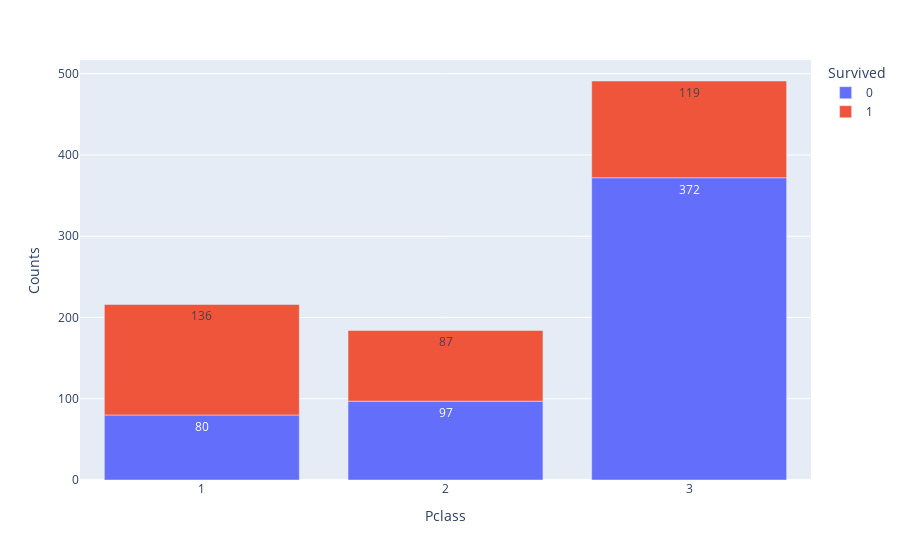

Here is the notebook cell this chart was saved with:
### Code cell
px.bar(df_pcl_surv, x='Pclass', y='Counts', color='Survived',text_auto=True)

### Figure 1 — Plotly figure (JSON) as saved in the notebook; plotly's stock layout.template omitted (floating-point values rounded to 4 significant figures)
{"data": [{"alignmentgroup": "True", "hovertemplate": "Survived=0<br>Pclass=%{x}<br>Counts=%{y}<extra></extra>", "legendgroup": "0", "marker": {"color": "#636efa", "pattern": {"shape": ""}}, "name": "0", "offsetgroup": "0", "orientation": "v", "showlegend": true, "textposition": "auto", "texttemplate": "%{y}", "type": "bar", "x": ["1", "2", "3"], "xaxis": "x", "y": [80, 97, 372], "yaxis": "y"}, {"alignmentgroup": "True", "hovertemplate": "Survived=1<br>Pclass=%{x}<br>Counts=%{y}<extra></extra>", "legendgroup": "1", "marker": {"color": "#EF553B", "pattern": {"shape": ""}}, "name": "1", "offsetgroup": "1", "orientation": "v", "showlegend": true, "textposition": "auto", "texttemplate": "%{y}", "type": "bar", "x": ["1", "2", "3"], "xaxis": "x", "y": [136, 87, 119], "yaxis": "y"}], "layout": {"barmode": "relative", "legend": {"title": {"text": "Survived"}, "tracegroupgap": 0}, "margin": {"t": 60}, "xaxis": {"anchor": "y", "domain": [0, 1], "title": {"text": "Pclass"}}, "yaxis": {"anchor": "x", "domain": [0, 1], "title": {"text": "Counts"}}}}
